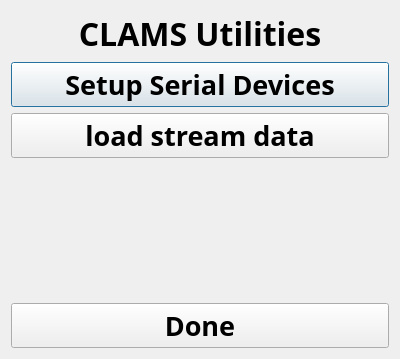
<?xml version="1.0" encoding="UTF-8"?>
<ui version="4.0">
 <class>utilitiesdlg</class>
 <widget class="QDialog" name="utilitiesdlg">
  <property name="geometry">
   <rect>
    <x>0</x>
    <y>0</y>
    <width>400</width>
    <height>359</height>
   </rect>
  </property>
  <property name="windowTitle">
   <string>CLAMS Utilities</string>
  </property>
  <layout class="QVBoxLayout" name="verticalLayout">
   <item>
    <widget class="QLabel" name="label">
     <property name="font">
      <font>
       <family>Arial Black</family>
       <pointsize>24</pointsize>
       <weight>75</weight>
       <bold>true</bold>
      </font>
     </property>
     <property name="text">
      <string>CLAMS Utilities</string>
     </property>
     <property name="alignment">
      <set>Qt::AlignCenter</set>
     </property>
    </widget>
   </item>
   <item>
    <widget class="QPushButton" name="setupBtn">
     <property name="font">
      <font>
       <family>Arial Black</family>
       <pointsize>20</pointsize>
       <weight>75</weight>
       <bold>true</bold>
      </font>
     </property>
     <property name="text">
      <string>Setup Serial Devices</string>
     </property>
    </widget>
   </item>
   <item>
    <widget class="QPushButton" name="loadStreamBtn">
     <property name="font">
      <font>
       <family>Arial Black</family>
       <pointsize>20</pointsize>
       <weight>75</weight>
       <bold>true</bold>
      </font>
     </property>
     <property name="text">
      <string>load stream data</string>
     </property>
    </widget>
   </item>
   <item>
    <spacer name="verticalSpacer">
     <property name="font">
      <font>
       <family>Arial Black</family>
       <weight>75</weight>
       <bold>true</bold>
      </font>
     </property>
     <property name="orientation">
      <enum>Qt::Vertical</enum>
     </property>
     <property name="sizeHint" stdset="0">
      <size>
       <width>20</width>
       <height>40</height>
      </size>
     </property>
    </spacer>
   </item>
   <item>
    <widget class="QPushButton" name="doneBtn">
     <property name="font">
      <font>
       <family>Arial Black</family>
       <pointsize>20</pointsize>
       <weight>75</weight>
       <bold>true</bold>
      </font>
     </property>
     <property name="text">
      <string>Done</string>
     </property>
    </widget>
   </item>
  </layout>
 </widget>
 <resources/>
 <connections/>
</ui>
